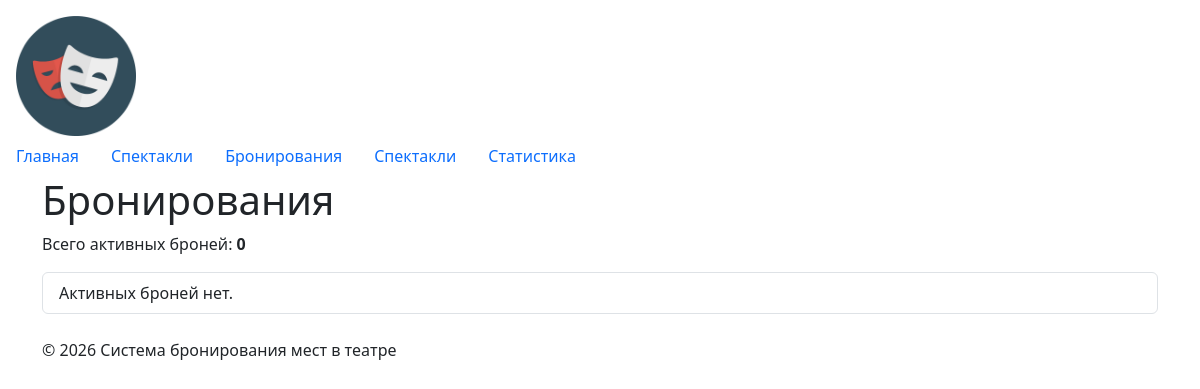
The app's page /bookings/, older data.
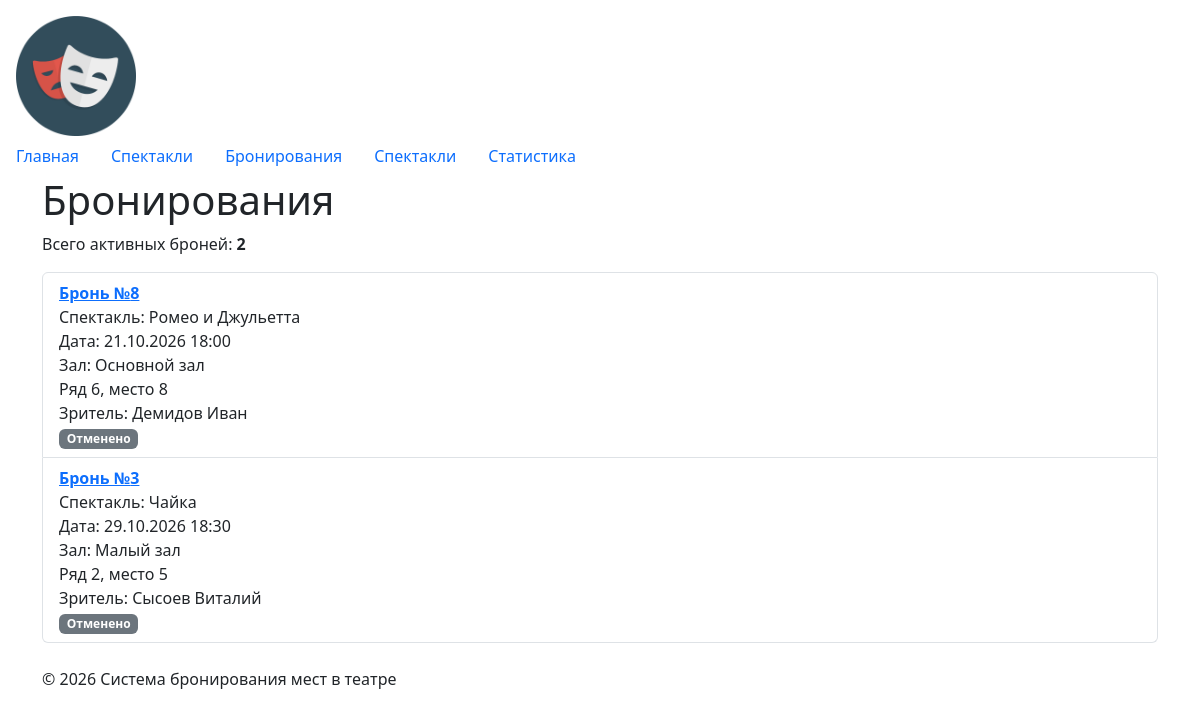
The same page, newer data.
### bookings/models.py (models this page shows, shortened)
class Booking(models.Model):
    user = models.ForeignKey(
        User,
        on_delete=models.PROTECT,
        related_name="bookings",
        verbose_name="Зритель",
    )
    show = models.ForeignKey(
        Show,
        on_delete=models.PROTECT,
        related_name="bookings",
        verbose_name="Показ",
    )
    row = models.PositiveIntegerField(verbose_name="Ряд")
    seat = models.PositiveIntegerField(verbose_name="Место")
    is_cancelled = models.BooleanField(
        default=False,
        verbose_name="Отменено",
    )
    class Meta:
        ordering = ["-id"]
        verbose_name = "Бронирование"
        verbose_name_plural = "Бронирования"

### plays/models.py (models this page shows, shortened)
class Show(models.Model):
    play = models.ForeignKey(
        Play,
        on_delete=models.CASCADE,
        related_name="shows",
        verbose_name="Спектакль",
    )
    datetime = models.CharField(
        max_length=50,
        verbose_name="Дата и время",
    )
    hall = models.CharField(
        max_length=100,
        verbose_name="Зал",
    )
    rows = models.PositiveIntegerField(verbose_name="Рядов")
    seats_per_row = models.PositiveIntegerField(
        verbose_name="Мест в ряду",
    )
    class Meta:
        ordering = ["datetime"]
        verbose_name = "Показ"
        verbose_name_plural = "Показы"

class Play(models.Model):
    title = models.CharField(
        max_length=200,
        verbose_name="Название",
    )
    genre = models.CharField(
        max_length=100,
        verbose_name="Жанр",
    )
    duration_min = models.PositiveIntegerField(
        verbose_name="Продолжительность, мин.",
    )
    class Meta:
        ordering = ["title"]
        verbose_name = "Спектакль"
        verbose_name_plural = "Спектакли"

### users/models.py (models this page shows, shortened)
class User(models.Model):
    name = models.CharField(max_length=200, verbose_name="Имя")
    phone = models.CharField(max_length=50, verbose_name="Телефон")
    email = models.EmailField(
        blank=True,
        default="",
        verbose_name="Email",
    )
    class Meta:
        ordering = ["name"]
        verbose_name = "Зритель"
        verbose_name_plural = "Зрители"

### bookings/views.py (the view)
# urls.py: path("", views.bookings_list, name="list"),
def bookings_list(request):
    bookings = (
        Booking.objects
        .exclude(is_cancelled=False)
        .select_related("user", "show", "show__play")
        .order_by("-id")
    )
    return render(request, "bookings/booking_list.html", {"bookings": bookings})

### bookings/templates/bookings/booking_list.html (shortened to what this page needs)
{% extends "base.html" %}
{% block content %}
<h1>Бронирования</h1>
<p>Всего активных броней: <strong>{{ bookings|length }}</strong></p>
<ul class="list-group">
{% for booking in bookings %}
    <li class="list-group-item">
        <a href="{% url 'bookings:detail' booking.id %}">
            <strong>Бронь №{{ booking.id }}</strong>
        </a>
        <br>
        <span>Спектакль: {{ booking.show.play.title }}</span><br>
        <span>Дата: {{ booking.show.datetime }}</span><br>
        <span>Зал: {{ booking.show.hall }}</span><br>
        <span>Ряд {{ booking.row }}, место {{ booking.seat }}</span><br>
        <span>Зритель: {{ booking.user.name }}</span><br>
        {% if booking.is_cancelled %}
            <span class="badge bg-secondary">Отменено</span>
        {% else %}
            <span class="badge bg-success">Активно</span>
        {% endif %}
    </li>
{% empty %}
    <li class="list-group-item">Активных броней нет.</li>
{% endfor %}
</ul>
{% endblock %}

Row changes from the older to the newer data that the page shows:
added Booking: id "8", show.play "Ромео и Джульетта", show.datetime "21.10.2026 18:00", show.hall "Основной зал", row "6", seat "8", user.name "Демидов Иван", is_cancelled "Отменено"
added Booking: id "3", show.play "Чайка", show.datetime "29.10.2026 18:30", show.hall "Малый зал", row "2", seat "5", user.name "Сысоев Виталий", is_cancelled "Отменено"
Text that changed along with them:
{{ bookings|length }}: "0" → "2"
text no longer shown: "Активных броней нет."
